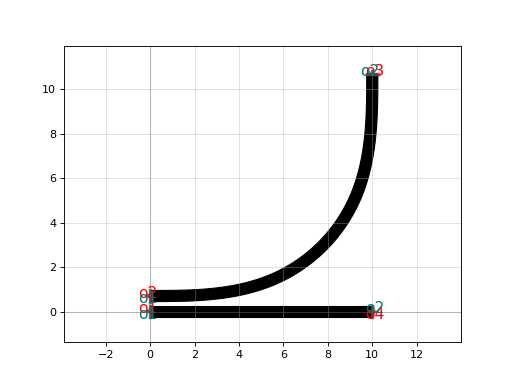

Write the Python code that produced this figure.
import gdsfactory as gf

c = gf.components.coupler90(gap=0.2, radius=10.0, cross_section='strip')
c.plot()
